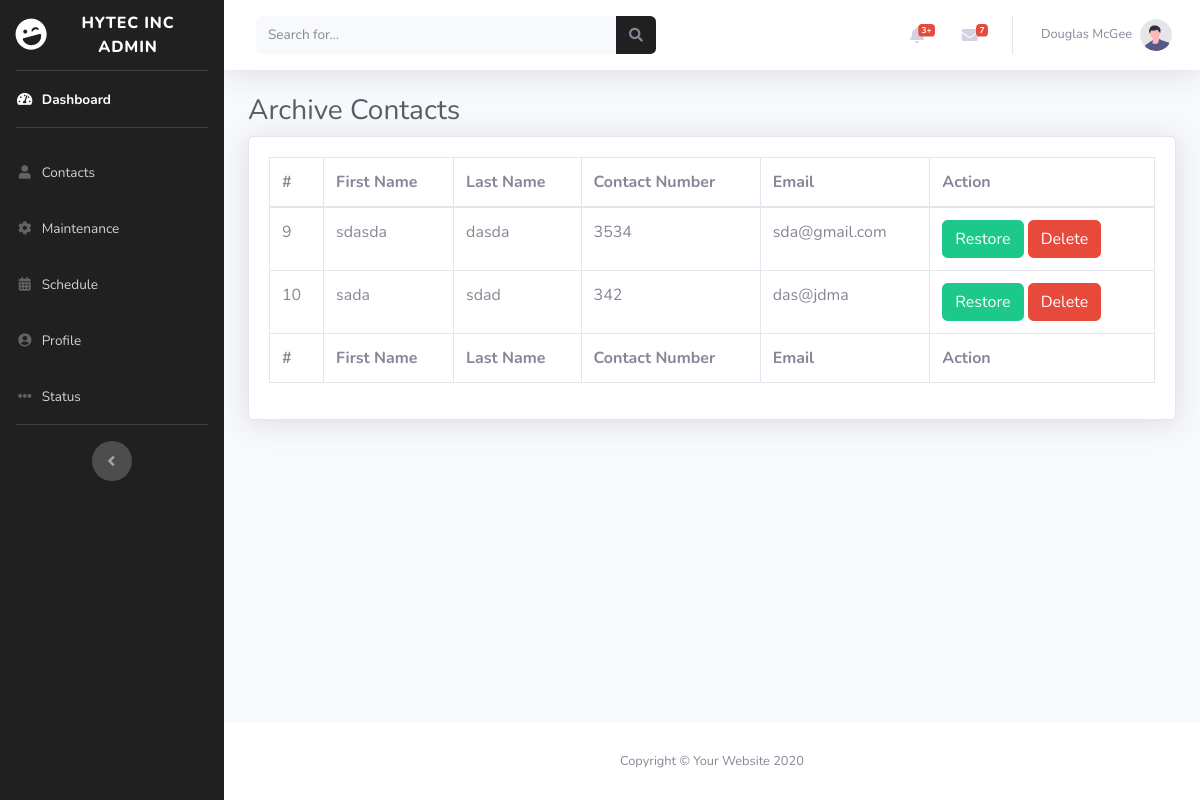
/contacts-list-archived.php, run on an earlier commit of the app's database.
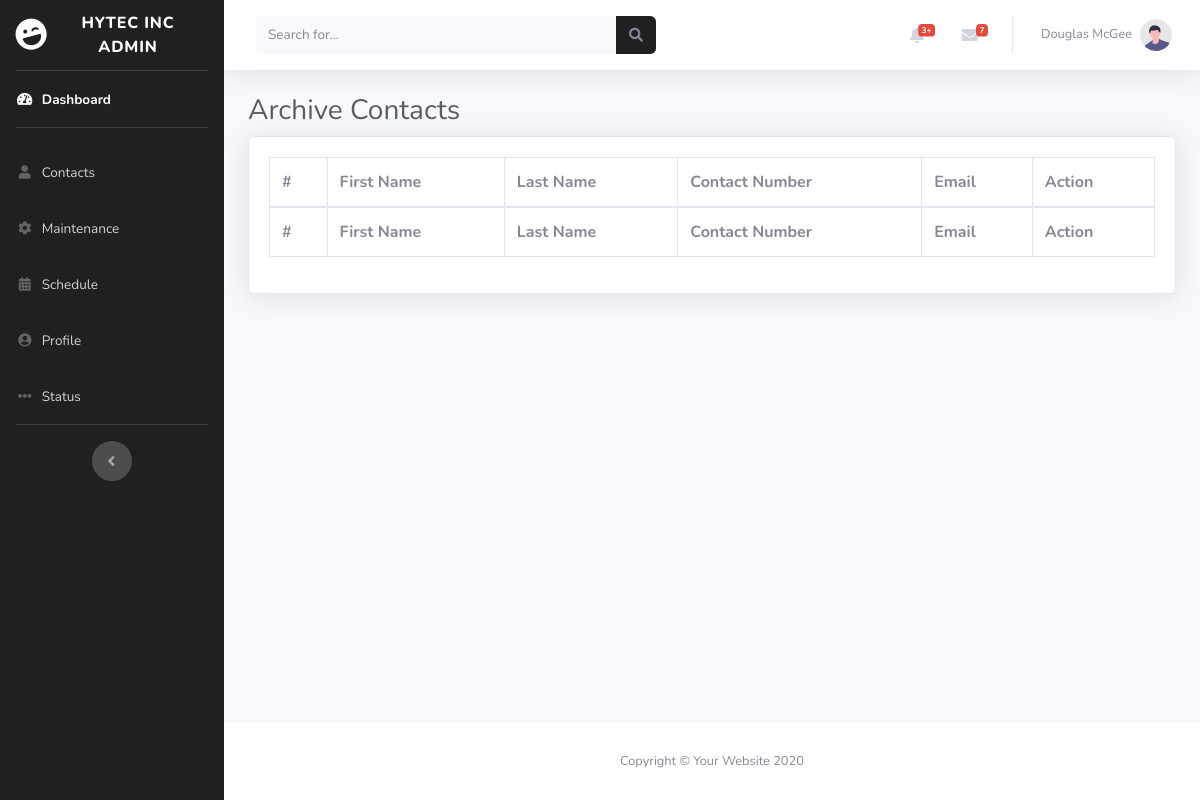
And on a later commit of the database.
### tables this page shows
CREATE TABLE `contacts` (
  `contacts_ID` int(50) NOT NULL,
  `fName` varchar(255) NOT NULL,
  `lName` varchar(255) NOT NULL,
  `cNum` varchar(255) NOT NULL,
  `eMail` varchar(255) NOT NULL,
  `cPrice` int(50) NOT NULL,
  `isDeleted` varchar(255) NOT NULL
);

### contacts-list-archived.php (the view, shortened to what this page needs)
<!DOCTYPE html>
<html lang="en">
<head>
    <link href="vendor/fontawesome-free/css/all.min.css" rel="stylesheet" type="text/css">
    <link href="css/sb-admin-2.min.css" rel="stylesheet">
    <link href="vendor/datatables/dataTables.bootstrap4.min.css" rel="stylesheet">
</head>
<body id="page-top">
    <div id="wrapper">
        <?php
        include "sidebar.php";
        ?>
        <div id="content-wrapper" class="d-flex flex-column">
            <div id="content">
                <?php
                include "navbar.php";
                ?>
                <div class="container-fluid">
                    <h1 class="h3 mb-2 text-gray-800">Archive Contacts</h1>
                    <div class="card shadow mb-4">
                        <div class="card-body">
                            <div class="table-responsive">
                                <table class="table table-bordered" id="dataTable" width="100%" cellspacing="0">
                                    <thead>
                                        <tr>
                                            <th>#</th>
                                            <th>First Name</th>
                                            <th>Last Name</th>
                                            <th>Contact Number</th>
                                            <th>Email</th>
                                            <th>Action</th>
                                        </tr>
                                    </thead>
                                    <tfoot>
                                        <tr>
                                            <th>#</th>
                                            <th>First Name</th>
                                            <th>Last Name</th>
                                            <th>Contact Number</th>
                                            <th>Email</th>
                                            <th>Action</th>
                                        </tr>
                                    </tfoot>
                                    <tbody>
                                        <?php
                                        $sql = "SELECT * FROM contacts ORDER BY lName";
                                        $stmt = $con->prepare($sql);
                                        $stmt->execute();
                                        while ($row = $stmt->fetch(PDO::FETCH_ASSOC)) :  if ($row['isDeleted'] !== 'no') :
                                            ?>
                                                    <tr>
                                                        <td><?php echo $row['contacts_ID'] ?></td>
                                                        <td><?php echo $row['fName'] ?></td>
                                                        <td><?php echo $row['lName'] ?></td>
                                                        <td><?php echo $row['cNum'] ?></td>
                                                        <td><?php echo $row['eMail'] ?></td>
                                                        <td>
                                                            <button type='button' class='btn btn-success restore-button' data-bs-toggle='modal' data-bs-target="#restoreModal<?php echo $row['contacts_ID'] ?>">Restore</button>
                                                            <button type='button' class='btn btn-danger delete-button' data-bs-toggle='modal' data-bs-target="#deleteModal<?php echo $row['contacts_ID'] ?>">Delete</button>
                                                        </td>
                                                    </tr>
                                            <?php
                                                endif;
                                            ?>
                                        <?php endwhile; ?>
                                    </tbody>
                                </table>
                            </div>
                        </div>
                    </div>
                </div>
            </div>
            <footer class="sticky-footer bg-white">
                <div class="container my-auto">
                    <div class="copyright text-center my-auto">
                        <span>Copyright &copy; Your Website 2020</span>
                    </div>
                </div>
            </footer>
        </div>
    </div>
</body>
</html>

What changed in the data, as far as the page shows it:
removed contacts: contacts_ID "9", fName "sdasda", lName "dasda", cNum "3534", eMail "sda@gmail.com"
removed contacts: contacts_ID "10", fName "sada", lName "sdad", cNum "342", eMail "das@jdma"
